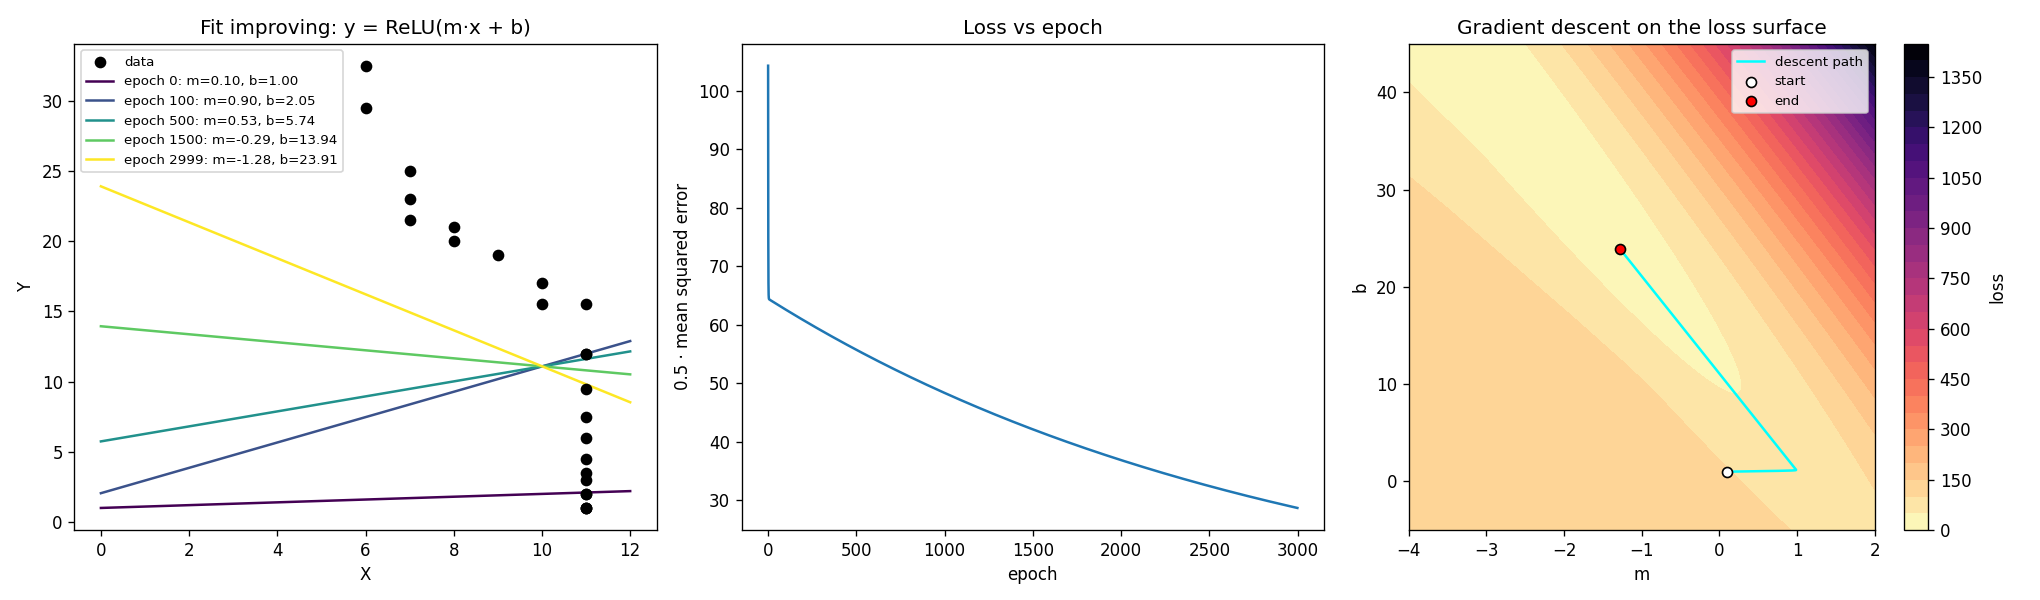

Write Python code to recreate this figure.
"""
Backpropagation for y = ReLU(m*x + b), mirroring the spreadsheet.

Spreadsheet column      ->  Here
  guess                 ->  forward pass:  z = m*x + b ; guess = relu(z)
  db, dm (per row)      ->  backward pass: gradient of loss w.r.t. b and m
  sum of rows * lr      ->  gradient descent step: m -= lr * dm ; b -= lr * db

Part 1 does the chain rule by hand. Part 2 lets PyTorch autograd do it.
Part 3 trains with torch.nn and an optimizer. All three agree.
"""
import torch

# Data from the spreadsheet
X = torch.tensor([6, 6, 7, 7, 7, 8, 8, 9, 10, 10] + [11] * 14, dtype=torch.float32)
Y = torch.tensor([32.5, 29.5, 25, 23, 21.5, 21, 20, 19, 17, 15.5, 15.5, 12,
                  12, 9.5, 7.5, 6, 4.5, 3.5, 3, 2, 2, 1, 1, 1])

LR = 0.005
EPOCHS = 3000
# NOTE: the spreadsheet starts at m=b=0, but with a ReLU that gives z=0 and
# relu'(0)=0, so no gradient flows ("dead ReLU") and nothing would ever learn.
# Start with z > 0 instead.
M0, B0 = 0.1, 1.0


# ---------------------------------------------------------------------------
# Part 1: manual backprop (the chain rule, exactly what the spreadsheet does)
# ---------------------------------------------------------------------------
def manual_step(m, b, x, y, lr):
    # forward
    z = m * x + b                # linear layer
    guess = torch.relu(z)        # ReLU layer
    loss = 0.5 * ((guess - y) ** 2).mean()

    # backward: chain rule, one factor per layer, applied right to left
    dloss_dguess = (guess - y) / len(x)       # d(loss)/d(guess)
    dguess_dz = (z > 0).float()               # ReLU derivative: 1 if z>0 else 0
    dz = dloss_dguess * dguess_dz             # d(loss)/d(z)
    db = dz.sum()                             # dz/db = 1   (spreadsheet "db")
    dm = (dz * x).sum()                       # dz/dm = x   (spreadsheet "dm")

    # gradient descent update
    return m - lr * dm, b - lr * db, loss.item()


m, b = torch.tensor(M0), torch.tensor(B0)
history = []   # (epoch, m, b, loss) every epoch, used for the plots at the bottom
for epoch in range(EPOCHS):
    history.append((epoch, m.item(), b.item(), None))
    m, b, loss = manual_step(m, b, X, Y, LR)
    history[-1] = (epoch, history[-1][1], history[-1][2], loss)
    if epoch % 500 == 0:
        print(f"[manual]   epoch {epoch:4d}  loss {loss:9.4f}  m {m:.4f}  b {b:.4f}")
print(f"[manual]   final: m={m:.4f} b={b:.4f}\n")


# ---------------------------------------------------------------------------
# Part 2: autograd. We only write the forward pass; .backward() runs the chain
# rule for us and fills in m.grad and b.grad.
# ---------------------------------------------------------------------------
m2 = torch.tensor(M0, requires_grad=True)
b2 = torch.tensor(B0, requires_grad=True)
for epoch in range(EPOCHS):
    guess = torch.relu(m2 * X + b2)
    loss = 0.5 * ((guess - Y) ** 2).mean()

    loss.backward()                  # compute m2.grad, b2.grad
    if epoch == 0:
        # Check against the manual gradients for the very first step
        z = M0 * X + B0
        dz = (torch.relu(z) - Y) / len(X) * (z > 0).float()
        print(f"[autograd] epoch 0 grads: dm={m2.grad.item():.4f} (manual {(dz * X).sum():.4f}), "
              f"db={b2.grad.item():.4f} (manual {dz.sum():.4f})")

    with torch.no_grad():            # update without tracking the update itself
        m2 -= LR * m2.grad
        b2 -= LR * b2.grad
    m2.grad.zero_()                  # grads accumulate by default, so reset
    b2.grad.zero_()
    if epoch % 500 == 0:
        print(f"[autograd] epoch {epoch:4d}  loss {loss.item():9.4f}  m {m2.item():.4f}  b {b2.item():.4f}")
print(f"[autograd] final: m={m2.item():.4f} b={b2.item():.4f}\n")


# ---------------------------------------------------------------------------
# Part 3: the idiomatic PyTorch version (nn.Linear + nn.ReLU + optimizer)
# ---------------------------------------------------------------------------
model = torch.nn.Sequential(torch.nn.Linear(1, 1), torch.nn.ReLU())
with torch.no_grad():
    model[0].weight.fill_(M0)
    model[0].bias.fill_(B0)
opt = torch.optim.SGD(model.parameters(), lr=LR)
x_col, y_col = X.unsqueeze(1), Y.unsqueeze(1)   # Linear expects shape (N, 1)

for epoch in range(EPOCHS):
    opt.zero_grad()
    loss = 0.5 * ((model(x_col) - y_col) ** 2).mean()
    loss.backward()
    opt.step()
print(f"[nn]       final: m={model[0].weight.item():.4f} b={model[0].bias.item():.4f}")


# ---------------------------------------------------------------------------
# Visualization of the manual run from Part 1
# ---------------------------------------------------------------------------
import matplotlib.pyplot as plt

epochs, ms, bs, losses = (list(c) for c in zip(*history))
snapshots = [0, 100, 500, 1500, EPOCHS - 1]

fig, (ax_fit, ax_loss, ax_surf) = plt.subplots(1, 3, figsize=(17, 5))

# 1) The data and the fitted curve ReLU(m*x + b) at several points in training
xs = torch.linspace(0, 12, 200)
ax_fit.scatter(X, Y, color="black", zorder=3, label="data")
colors = plt.cm.viridis(torch.linspace(0, 1, len(snapshots)).numpy())
for e, c in zip(snapshots, colors):
    ax_fit.plot(xs, torch.relu(ms[e] * xs + bs[e]), color=c,
                label=f"epoch {e}: m={ms[e]:.2f}, b={bs[e]:.2f}")
ax_fit.set(title="Fit improving: y = ReLU(m·x + b)", xlabel="X", ylabel="Y")
ax_fit.legend(fontsize=8)

# 2) Loss per epoch
ax_loss.plot(epochs, losses)
ax_loss.set(title="Loss vs epoch", xlabel="epoch", ylabel="0.5 · mean squared error")

# 3) Loss surface over (m, b) with the path gradient descent took
mg, bg = torch.meshgrid(torch.linspace(-4, 2, 150), torch.linspace(-5, 45, 150), indexing="ij")
pred = torch.relu(mg[..., None] * X + bg[..., None])
surface = 0.5 * ((pred - Y) ** 2).mean(-1)
cs = ax_surf.contourf(mg, bg, surface, levels=30, cmap="magma_r")
fig.colorbar(cs, ax=ax_surf, label="loss")
ax_surf.plot(ms, bs, color="cyan", lw=1.5, label="descent path")
ax_surf.scatter(ms[0], bs[0], color="white", edgecolor="k", zorder=3, label="start")
ax_surf.scatter(ms[-1], bs[-1], color="red", edgecolor="k", zorder=3, label="end")
ax_surf.set(title="Gradient descent on the loss surface", xlabel="m", ylabel="b")
ax_surf.legend(fontsize=8)

fig.tight_layout()
fig.savefig("backprop.png", dpi=120)
print("saved backprop.png")
plt.show()
